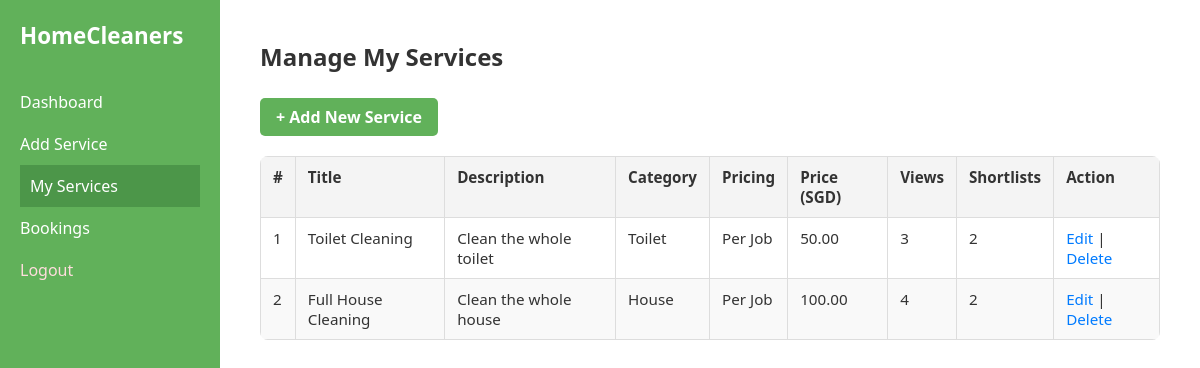
Before: /boundary/manage_services.php (signed in) with the older database file.
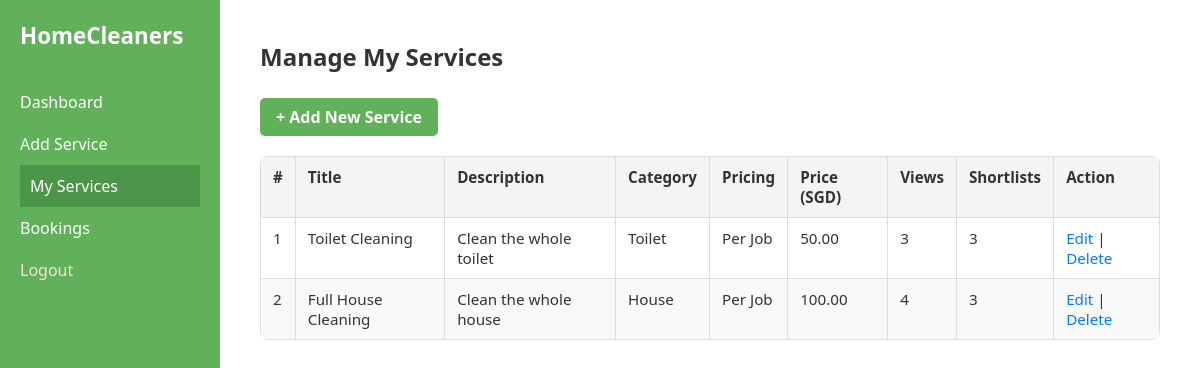
After: the same page with the newer database file.
### tables this page shows
CREATE TABLE IF NOT EXISTS `services` (
  `id` int NOT NULL AUTO_INCREMENT,
  `cleaner_id` int NOT NULL,
  `title` varchar(100) NOT NULL,
  `description` text NOT NULL,
  `price` decimal(10,2) NOT NULL,
  `category_id` int NOT NULL,
  `pricing_type` enum('per_job','per_hour') NOT NULL,
  `created_at` datetime DEFAULT CURRENT_TIMESTAMP,
  `view_count` int DEFAULT '0',
  `shortlist_count` int DEFAULT '0',
  PRIMARY KEY (`id`),
  KEY `cleaner_id` (`cleaner_id`),
  KEY `category_id` (`category_id`)
);

CREATE TABLE IF NOT EXISTS `categories` (
  `id` int NOT NULL AUTO_INCREMENT,
  `name` varchar(50) NOT NULL,
  PRIMARY KEY (`id`),
  UNIQUE KEY `name` (`name`)
);

### entity/Service.php (called while the page is built, shortened)
<?php
class Service {
    public static function getByCleaner($pdo, $cleaner_id) {
        $stmt = $pdo->prepare("
            SELECT s.*, c.name AS category_name, s.view_count, s.shortlist_count
            FROM services s
            JOIN categories c ON s.category_id = c.id
            WHERE s.cleaner_id = ?
            ORDER BY s.created_at DESC
        ");
        $stmt->execute([$cleaner_id]);
        return $stmt->fetchAll();
    }
}

### control/CleanerController.php (called while the page is built, shortened)
<?php
require_once __DIR__ . '/../config/db.php';
require_once __DIR__ . '/../entity/Service.php';
class CleanerController {
    public static function getCleanerServices($cleaner_id) {
        global $pdo;
        return Service::getByCleaner($pdo, $cleaner_id);
    }
}

### boundary/manage_services.php (the view, shortened to what this page needs)
<?php
require_once '../config/db.php';
require_once '../control/CleanerController.php';
$cleaner_id = $_SESSION['user']['id'];
$services = CleanerController::getCleanerServices($cleaner_id);
?>
<!DOCTYPE html>
<html>
<head>
    <link rel="stylesheet" href="../css/layout.css">
    <link rel="stylesheet" href="../css/manage_services.css">
</head>
<body>
<div class="dashboard-layout">
    <aside class="sidebar">
        <div class="sidebar-brand">HomeCleaners</div>
        <nav class="sidebar-links">
            <a href="dashboard_cleaner.php">Dashboard</a>
            <a href="add_service.php">Add Service</a>
            <a href="manage_services.php" class="active">My Services</a>
            <a href="view_cleaner_bookings.php">Bookings</a>
            <a href="../logout.php" class="logout-link">Logout</a>
        </nav>
    </aside>
    <main class="dashboard-main">
        <h2>Manage My Services</h2>
        <div class="services-header">
            <a href="add_service.php" class="add-link">+ Add New Service</a>
        </div>
        <?php if (empty($services)): ?>
            <p>You haven't listed any services yet.</p>
        <?php else: ?>
            <div class="table-wrapper">
                <table class="service-table">
                    <thead>
                        <tr>
                            <th>#</th>
                            <th>Title</th>
                            <th>Description</th>
                            <th>Category</th>
                            <th>Pricing</th>
                            <th>Price (SGD)</th>
                            <th>Views</th>
                            <th>Shortlists</th>
                            <th>Action</th>
                        </tr>
                    </thead>
                    <tbody>
                        <?php foreach ($services as $i => $s): ?>
                            <tr>
                                <td><?= $i + 1 ?></td>
                                <td><?= htmlspecialchars($s['title']) ?></td>
                                <td><?= nl2br(htmlspecialchars($s['description'])) ?></td>
                                <td><?= htmlspecialchars($s['category_name']) ?></td>
                                <td><?= $s['pricing_type'] === 'per_job' ? 'Per Job' : 'Per Hour' ?></td>
                                <td><?= number_format($s['price'], 2) ?></td>
                                <td><?= (int) $s['view_count'] ?></td>
                                <td><?= (int) $s['shortlist_count'] ?></td>
                                <td>
                                    <a href="edit_services.php?id=<?= $s['id'] ?>">Edit</a> |
                                    <a href="delete_service.php?id=<?= $s['id'] ?>" onclick="return confirm('Delete this service?')">Delete</a>
                                </td>
                            </tr>
                        <?php endforeach; ?>
                    </tbody>
                </table>
            </div>
        <?php endif; ?>
    </main>
</div>
</body>
</html>

Changed rows visible on the page:
changed services "Toilet Cleaning": shortlist_count "2" → "3"
changed services "Full House Cleaning": shortlist_count "2" → "3"
